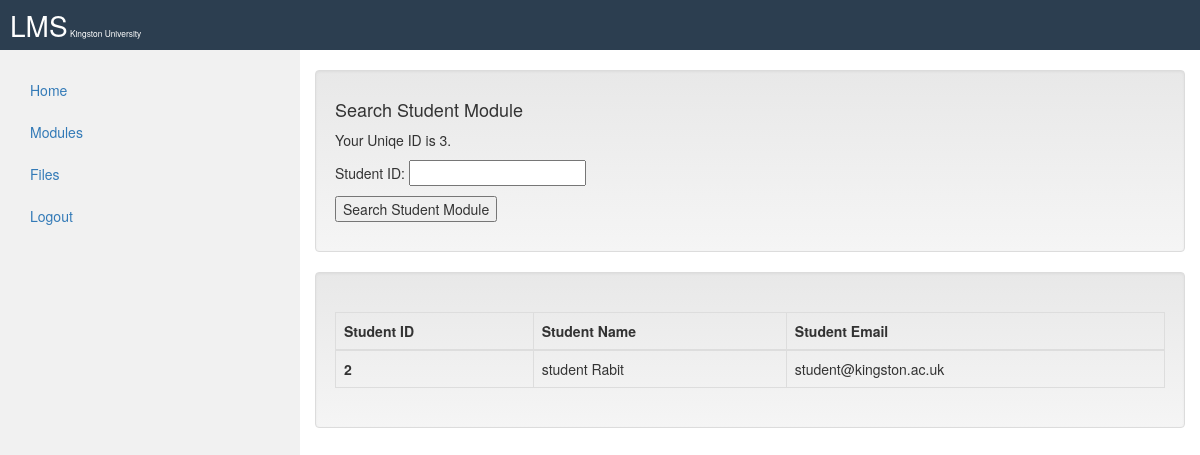
/Web/k1429795/www/viewStudentList.php (signed in), run on the app's committed database.
### tables this page shows
CREATE TABLE IF NOT EXISTS `users` (
  `id` int(11) NOT NULL auto_increment,
  `name` varchar(75) NOT NULL,
  `email` varchar(28) NOT NULL,
  `password` varchar(255) NOT NULL,
  `usertype` varchar(28) NOT NULL,
  PRIMARY KEY  (`id`)
);

### Web/k1429795/www/viewStudentList.php (the view)
<?php
include("header.php");
if($_SESSION["usertype"]=="lecturer"){
echo('<div class="col-sm-9">
      <div class="well">
        <h4>Search Student Module </h4>
        <p>Your Uniqe ID is '.$_SESSION["id"].'.</p>
		<form method="post" action="studentinfo.php">
<p>Student ID:
<input type="text" name="studentid" ></p>
<p><input type="submit" value="Search Student Module"/></p>
</form>
      </div>
      </div>');
}
if($_SESSION["usertype"]=="lecturer"){
	echo ('<div class="col-sm-9">
      <div class="well">');
	echo "<br>";
    echo '
	<div class="table-responsive"><table class="table table-bordered">
	<thead>
	<tr>
	<th>Student ID</th>
	<th>Student Name</th>
	<th>Student Email</th>
	</tr>
	</thead>';
	$stmt = $pdo->query("SELECT id, name, email FROM users WHERE usertype='student'");
while ( $row = $stmt->fetch(PDO::FETCH_ASSOC) ) {
		echo('	<tbody>
	<tr>
	<th scope="row">');
	echo(htmlentities($row['id']));
	echo ('<td>');
	echo htmlentities($row['name']);
	echo ('</td><td>');
	echo htmlentities($row['email']);
	echo ('</tr></tbody></ttable></div>');
}
echo ('</div></div>');
echo('</body></html>');
}else {
	header('Location: home.php');
	return;
}
?>

### data on the page
users: id "2", name "student Rabit", email "student@kingston.ac.uk"

### other printed values
$_SESSION["id"] "3"
